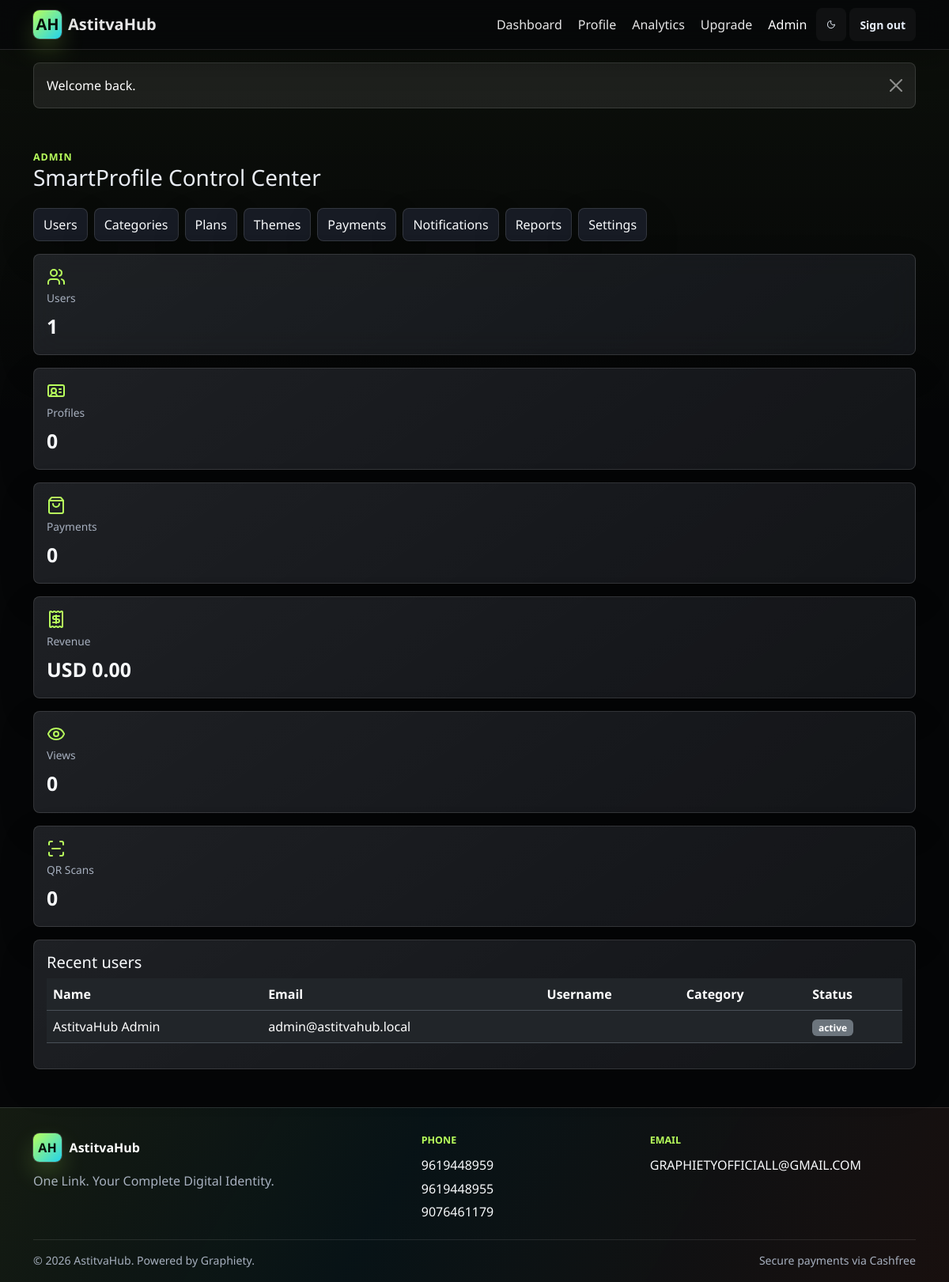
The page /admin (signed in) on the database its author committed.
### tables this page shows
CREATE TABLE users (
    id BIGINT UNSIGNED AUTO_INCREMENT PRIMARY KEY,
    category_id BIGINT UNSIGNED NULL,
    name VARCHAR(120) NOT NULL,
    email VARCHAR(190) NOT NULL,
    phone VARCHAR(40) NULL,
    password_hash VARCHAR(255) NOT NULL,
    role ENUM('user','admin') NOT NULL DEFAULT 'user',
    status ENUM('pending','active','banned','deleted') NOT NULL DEFAULT 'pending',
    email_verified_at DATETIME NULL,
    last_login_at DATETIME NULL,
    last_login_ip VARCHAR(45) NULL,
    remember_token_version INT UNSIGNED NOT NULL DEFAULT 1,
    created_at DATETIME NOT NULL DEFAULT CURRENT_TIMESTAMP,
    updated_at DATETIME NOT NULL DEFAULT CURRENT_TIMESTAMP ON UPDATE CURRENT_TIMESTAMP,
    deleted_at DATETIME NULL,
    CONSTRAINT users_category_fk
        FOREIGN KEY (category_id) REFERENCES categories(id) ON DELETE SET NULL,
    UNIQUE KEY users_email_unique (email),
    KEY users_role_status_index (role, status),
    KEY users_category_index (category_id),
    KEY users_created_index (created_at)
);

### app/Core/View.php (called while the page is built, shortened)
<?php
final class View
{
    public static function render(string $view, array $data = [], string $layout = 'layouts/app'): void
    {
        $viewFile = app_path('Views/' . str_replace('.', '/', $view) . '.php');
        extract($data, EXTR_SKIP);
        require $viewFile;
    }
}

### app/Core/Controller.php (called while the page is built, shortened)
<?php
abstract class Controller
{
    protected function view(string $view, array $data = [], string $layout = 'layouts/app'): void
    {
        View::render($view, $data, $layout);
    }
}

### app/Controllers/AdminController.php (called while the page is built, shortened)
<?php
final class AdminController extends Controller
{
    public function index(): void
    {
        $this->view('admin/index', [
            'title' => 'Admin Dashboard',
            'stats' => AdminRepository::dashboardStats(),
            'recentUsers' => User::all(10),
        ]);
    }
}

### public/index.php (called while the page is built, shortened)
<?php
require BASE_PATH . '/app/Support/helpers.php';
$request = new Request();
$router = new Router();
$router->dispatch($request);

### app/Support/helpers.php (called while the page is built, shortened)
<?php
if (!function_exists('base_path')) {
    function base_path(string $path = ''): string
    {
        return BASE_PATH . ($path ? DIRECTORY_SEPARATOR . ltrim($path, DIRECTORY_SEPARATOR) : '');
    }
}
if (!function_exists('config')) {
    function config(?string $key = null, mixed $default = null): mixed
    {
        static $config = null;
        if ($config === null) {
            $config = [
                'app' => require base_path('config/app.php'),
                'database' => require base_path('config/database.php'),
                'category_fields' => require base_path('config/category_fields.php'),
                'payment' => require base_path('config/payment.php'),
            ];
        }
        $value = $config;
        foreach (explode('.', $key) as $segment) {
            $value = $value[$segment];
        }
        return $value;
    }
}
if (!function_exists('detect_base_url')) {
    function detect_base_url(): string
    {
        $configured = config('app.url');
        $https = (!empty($_SERVER['HTTPS']) && $_SERVER['HTTPS'] !== 'off') || (($_SERVER['SERVER_PORT'] ?? null) == 443);
        $scheme = $https ? 'https' : 'http';
        $host = $_SERVER['HTTP_HOST'] ?? 'localhost';
        $script = str_replace('\\', '/', $_SERVER['SCRIPT_NAME'] ?? '/index.php');
        $base = rtrim(str_replace('/index.php', '', $script), '/');
        return $scheme . '://' . $host . $base;
    }
}
if (!function_exists('url')) {
    function url(string $path = ''): string
    {
        $base = rtrim(detect_base_url(), '/');
        return $base . ($path ? '/' . ltrim($path, '/') : '');
    }
}
if (!function_exists('h')) {
    function h(mixed $value): string
    {
        return htmlspecialchars((string) $value, ENT_QUOTES | ENT_SUBSTITUTE, 'UTF-8');
    }
}
if (!function_exists('money')) {
    function money(int|float $amount, string $currency = 'USD'): string
    {
        return strtoupper($currency) . ' ' . number_format((float) $amount, 2);
    }
}

### app/Core/Database.php (called while the page is built, shortened)
<?php
final class Database
{
    private static ?PDO $connection = null;
    public static function connection(): PDO
    {
        if (self::$connection instanceof PDO) {
            return self::$connection;
        }
        $db = config('database');
        $dsn = sprintf(
            'mysql:host=%s;port=%s;dbname=%s;charset=%s',
            $db['host'],
            $db['port'],
            $db['database'],
            $db['charset']
        );
        try {
            self::$connection = new PDO($dsn, $db['username'], $db['password'], [
                PDO::ATTR_ERRMODE => PDO::ERRMODE_EXCEPTION,
                PDO::ATTR_DEFAULT_FETCH_MODE => PDO::FETCH_ASSOC,
                PDO::ATTR_EMULATE_PREPARES => false,
            ]);
        } catch (PDOException $exception) {
            if (config('app.debug')) {
                throw $exception;
            }
            http_response_code(500);
            exit('Database connection failed.');
        }
        return self::$connection;
    }
    public static function fetch(string $sql, array $bindings = []): ?array
    {
        $stmt = self::connection()->prepare($sql);
        $stmt->execute($bindings);
        $row = $stmt->fetch();
        return $row ?: null;
    }
    public static function fetchAll(string $sql, array $bindings = []): array
    {
        $stmt = self::connection()->prepare($sql);
        $stmt->execute($bindings);
        return $stmt->fetchAll();
    }
}

### app/Models/AdminRepository.php (called while the page is built, shortened)
<?php
final class AdminRepository
{
    public static function dashboardStats(): array
    {
        return Database::fetch(
            "SELECT
                (SELECT COUNT(*) FROM users WHERE deleted_at IS NULL) AS users,
                (SELECT COUNT(*) FROM users WHERE status = 'active' AND deleted_at IS NULL) AS active_users,
                (SELECT COUNT(*) FROM users WHERE status = 'banned' AND deleted_at IS NULL) AS banned_users,
                (SELECT COUNT(*) FROM profiles) AS profiles,
                (SELECT COUNT(*) FROM payments) AS payments,
                (SELECT COALESCE(SUM(amount), 0) FROM payments WHERE status = 'paid') AS revenue,
                (SELECT COUNT(*) FROM analytics WHERE event_type = 'profile_view') AS profile_views,
                (SELECT COUNT(*) FROM analytics WHERE event_type = 'qr_scan') AS qr_scans"
        ) ?: [];
    }
}

### app/Models/User.php (called while the page is built, shortened)
<?php
final class User
{
    public static function all(int $limit = 200): array
    {
        return Database::fetchAll(
            'SELECT u.*, p.username, c.name AS category_name, pl.name AS plan_name
             FROM users u
             LEFT JOIN profiles p ON p.user_id = u.id
             LEFT JOIN categories c ON c.id = p.category_id
             LEFT JOIN subscriptions s ON s.user_id = u.id AND s.status = "active"
             LEFT JOIN plans pl ON pl.id = s.plan_id
             WHERE u.deleted_at IS NULL
             ORDER BY u.created_at DESC
             LIMIT ' . max(1, min(500, $limit))
        );
    }
}

### app/Views/admin/index.php (the view)
<section class="container pb-5">
    <div class="dashboard-header">
        <div>
            <span class="eyebrow">Admin</span>
            <h1 class="h3 mb-0">SmartProfile Control Center</h1>
        </div>
    </div>
    <div class="admin-tabs">
        <?php foreach (['users', 'categories', 'plans', 'themes', 'payments', 'notifications', 'reports', 'settings'] as $item): ?>
            <a href="<?= h(url('admin/' . $item)) ?>"><?= h(ucwords($item)) ?></a>
        <?php endforeach; ?>
    </div>
    <div class="row g-3">
        <?php foreach ([
            ['Users', $stats['users'] ?? 0, 'users'],
            ['Profiles', $stats['profiles'] ?? 0, 'id-card'],
            ['Payments', $stats['payments'] ?? 0, 'shopping-bag'],
            ['Revenue', money((float) ($stats['revenue'] ?? 0)), 'receipt'],
            ['Views', $stats['profile_views'] ?? 0, 'eye'],
            ['QR Scans', $stats['qr_scans'] ?? 0, 'scan-line'],
        ] as $card): ?>
            <div class="col-md-2 col-6">
                <div class="metric-card">
                    <i data-lucide="<?= h($card[2]) ?>"></i>
                    <span><?= h($card[0]) ?></span>
                    <strong><?= h($card[1]) ?></strong>
                </div>
            </div>
        <?php endforeach; ?>
    </div>
    <div class="card mt-3">
        <div class="card-body">
            <h2 class="h5">Recent users</h2>
            <div class="table-responsive">
                <table class="table align-middle">
                    <thead><tr><th>Name</th><th>Email</th><th>Username</th><th>Category</th><th>Status</th></tr></thead>
                    <tbody>
                    <?php foreach ($recentUsers as $user): ?>
                        <tr>
                            <td><?= h($user['name']) ?></td>
                            <td><?= h($user['email']) ?></td>
                            <td><?= h($user['username']) ?></td>
                            <td><?= h($user['category_name']) ?></td>
                            <td><span class="badge text-bg-secondary"><?= h($user['status']) ?></span></td>
                        </tr>
                    <?php endforeach; ?>
                    </tbody>
                </table>
            </div>
        </div>
    </div>
</section>

### app/Core/Router.php (shortened to what this page needs)
<?php
final class Router
{
    private array $routes = [];
    private function add(string $method, string $uri, array $action): void
    {
        $this->routes[] = [
            'method' => $method,
            'uri' => '/' . trim($uri, '/'),
            'action' => $action,
        ];
    }
    public function dispatch(Request $request): void
    {
        $path = $this->path();
        $method = $request->method();
        foreach ($this->routes as $route) {
            if ($route['method'] !== $method) {
                continue;
            }
            $params = $this->match($route['uri'], $path);
            if ($params === null) {
                continue;
            }
            [$controller, $handler] = $route['action'];
            $instance = new $controller();
            $instance->$handler(...array_values($params));
            return;
        }
    }
    private function path(): string
    {
        $path = parse_url($_SERVER['REQUEST_URI'] ?? '/', PHP_URL_PATH) ?: '/';
        $path = '/' . trim($path, '/');
        return $path === '/' ? '/' : rtrim($path, '/');
    }
    private function match(string $route, string $path): ?array
    {
        if ($route === $path) {
            return [];
        }
        $pattern = preg_replace_callback('/\{([a-zA-Z_][a-zA-Z0-9_]*)\}/', function (array $matches): string {
            return '(?P<' . $matches[1] . '>[A-Za-z0-9_.@-]+)';
        }, $route);
        $pattern = '#^' . $pattern . '$#';
        if (!preg_match($pattern, $path, $matches)) {
            return null;
        }
        $params = [];
        return $params;
    }
}

### rows shown on the page
users: name "AstitvaHub Admin", email "admin@astitvahub.local", status "active"

### other values the page prints
$message "Welcome back."
$item "Users"
$item "Categories"
$item "Plans"
$item "Themes"
$item "Payments"
$item "Notifications"
$item "Reports"
$item "Settings"
$card[0] "Users"
$card[1] "1"
$card[0] "Profiles"
$card[1] "0"
$card[0] "Payments"
$card[0] "Revenue"
